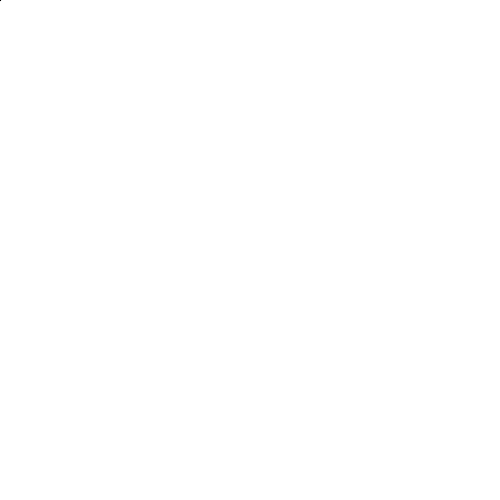
Frame 1 (no input)
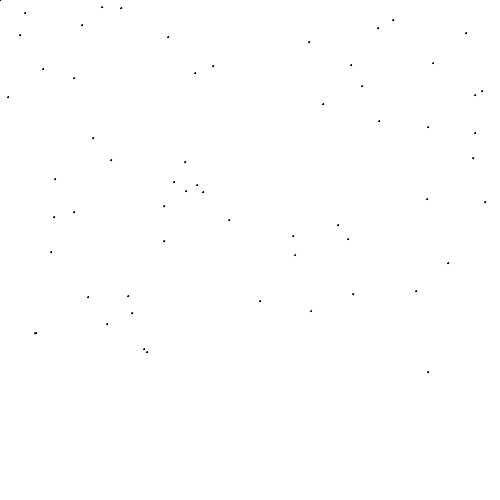
Frame 60 (the mouse pressed at the canvas centre just before this capture)
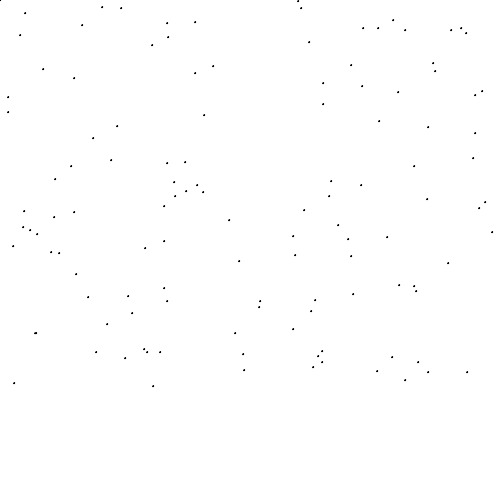
Frame 120 (the mouse held since frame 60 and released just before this capture)

The Processing sketch that drew these frames (run headless with seeded random() and noise(); from frame 60 on, the mouse is pressed at the canvas centre):

// Processing sketch: grass_growing_for_sem_1_proj__
// ── grass_growing_for_sem_1_proj__.pde
int numberx;
int numbery;


void setup() {
  size(500, 500);
  background(255);
}

void draw() {
  circle(numberx, numbery, 1);
  numberx = int(random(1, 500));
  numbery = int(random(1, 400));

//stars
  if (numberx<=250 && numbery<= 250) {
    fill(#FFFFFF);
  }
   
 if (numberx>=250 && numbery<=250) {
    fill(#FFFFFF);
 }
}
